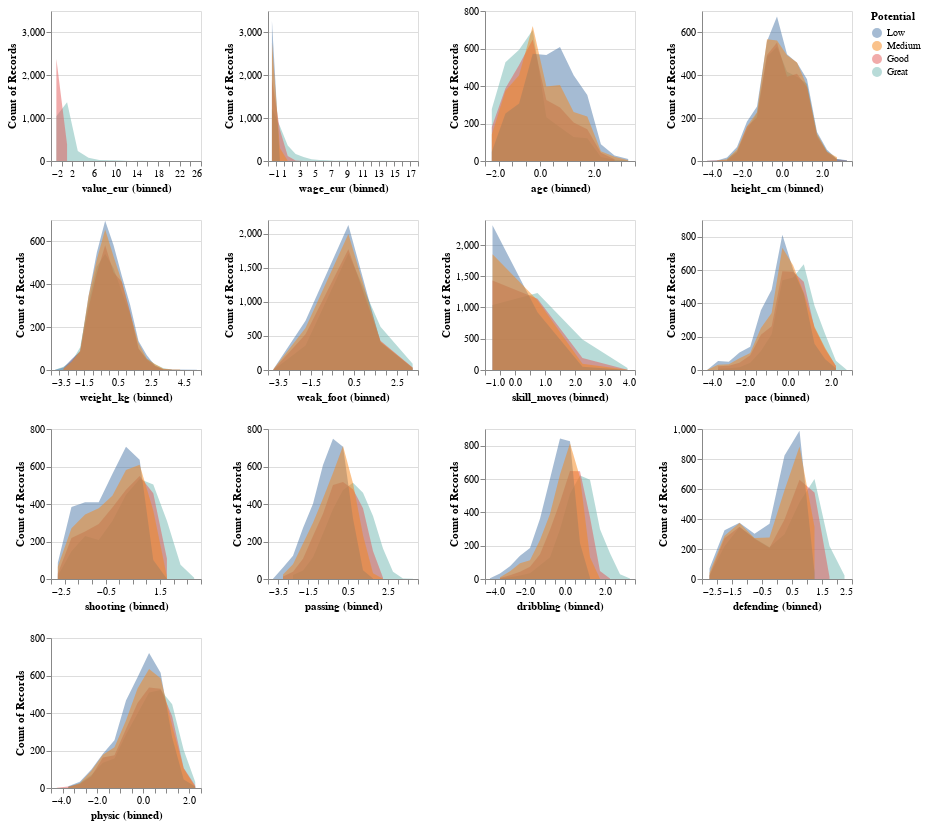

Write notebook code for a chart like this one.
### Code cell
stack_order = ['Low', 'Medium', 'Good', 'Great']

alt.Chart(scaled_fifa_train).mark_area(opacity=0.5).encode(
    alt.X(alt.repeat()).type('quantitative').bin(maxbins=20),
    alt.Y('count()', stack=None),
    alt.Color('potential').sort(stack_order).title("Potential")
).properties(
    width = 150,
    height = 150
).repeat(
    numeric_feats,
    columns = 4
)
